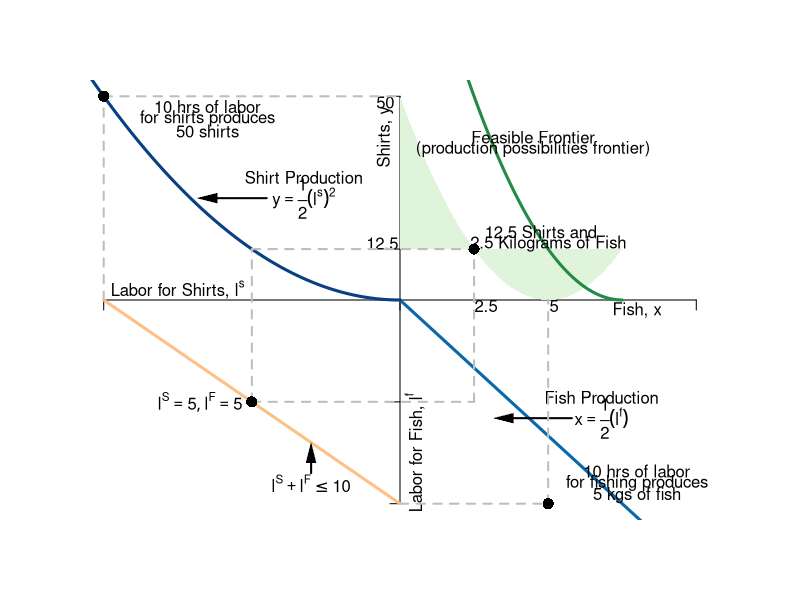

Source code (R):
#Graph Designer: Simon Halliday
#Authors: Bowles, Foley and Halliday
#Title: Coordination, Conflict and Competition: A Text in Microeconomics

require(shape)
pdf(file = "specprodexch/ppf_eos2.pdf", width = 9, height = 9)

#Set parameters for graphics
axislabelsize <- 1
graphlinewidth <- 3
segmentlinewidth <- 2

COL <- c("#7fc97f", "#beaed4", "#fdc086", "#ffff99", "#386cb0", "#f0027f", "#bf5b17", "#666666")
COLA <- c("#e0f3db", "#99d8c9","#66c2a4","#41ae76", "#238b45", "#005824")
COLB <- c("#4eb3d3", "#2b8cbe", "#0868ac","#084081")

#Edited the margins to cater for the larger LHS labels
par(mar =  c(4, 4, 4, 4))

#Change this to make it log of l 

# ppf <- function(l, k = 0.5) {
#   k * (1/l)
# }

ppf <- function(fish, k = 0.1, alpha = 2, maxfish = 5) {
  k * (fish - maxfish)^alpha 
}

fishProd <- function(l, k = 0.5){
  (-k)*l
}

feasibleLabor <- function(l, time = 10){
  -time - l
}

manufactureProd <- function(l, k = 0.1, alpha = 2){
  k * (-l)^alpha
}

xlims <- c(-10, 10)
ylims <- c(-10, 10)

npts <- 501 
x <- seq(xlims[1], xlims[2], length.out = npts)
y <- seq(ylims[1], ylims[2], length.out = npts) 
a <- c(13, 15, 17)

plot(0, 0, xlim = xlims, ylim = ylims, type = "n",
     xlab = expression(paste("")),
     ylab = expression(paste("")), 
     xaxt = "n", 
     yaxt = "n", 
     cex.lab = axislabelsize, 
     bty = "n"
)

ticksy <- c(ylims[1], -5, 0, 2.5, ylims[2])
ylabels <- c(NA, NA, NA, NA, NA)
ticksx <- c(xlims[1], 0, xlims[2])
xlabels <- c(NA, NA, NA)

axis(1, at = ticksx, pos = 0, labels = xlabels)
axis(2, at = ticksy, pos = 0, labels = ylabels, las = 1)

npts <- 500 
xx1 <- seq(0, 7.5, length.out = npts)
xx2 <- seq(0, xlims[2], length.out = npts)
xx3 <- seq(xlims[1], 0, length.out = npts)
xx4 <- seq(-11, 0, length.out = npts)

#Draw the polygon for shading the feasible set
xpoly1 <- seq(from = 0, to = 7.5, length.out = 500)
ypoly1 <- ppf(xpoly1, k = 10/25, alpha = 2, maxfish = 5)
polygon(x = c(xpoly1, rev(xpoly1[1])), y = c(ypoly1, rev(ypoly1)[1]), col=COLA[1], density=NULL, border = NA)

#Draw the graphs
lines(xx1, ppf(xx1, k = 10/25, alpha = 2, maxfish = 7.5), col = COLA[5], lwd = graphlinewidth)
lines(xx2, fishProd(xx2, k = 4/3), col = COLB[3], lwd = graphlinewidth)
lines(xx3, feasibleLabor(xx3, time = 10), col = COL[3], lwd = graphlinewidth)
lines(xx4, manufactureProd(xx4, k = 0.1, alpha = 2), col = COLB[4], lwd = graphlinewidth)

#mtext(expression(paste("Quantity of fish, ", x)), side=1, line = 2.5, cex = axislabelsize)
text(-0.5, 8, expression(paste("Shirts, ", y)), xpd = TRUE, cex = axislabelsize, srt = 90) 
text(8, -0.5, expression(paste("Fish, ", x)), xpd = TRUE, cex = axislabelsize)
text(0.5, -7.5, expression(paste("Labor for Fish, ", l^f)), xpd = TRUE, cex = axislabelsize, srt= 90) 
text(-7.5, 0.5, expression(paste("Labor for Shirts, ", l^s)), xpd = TRUE, cex = axislabelsize)

#Label the points on the axes we want
text(-0.6, 2.8, expression(paste(12.5)), xpd = TRUE, cex = axislabelsize)
text(-0.5, 9.7, expression(paste(50)), xpd = TRUE, cex = axislabelsize)
text(2.9, -0.3, expression(paste(2.5)), xpd = TRUE, cex = axislabelsize)
text(5.2, -0.3, expression(paste(5)), xpd = TRUE, cex = axislabelsize)

#Label the two production functions
#Clothing
text(-3.25, 6, expression(paste("Shirt Production")), xpd = TRUE, cex = axislabelsize)
text(-3.25, 5, expression(paste(y == frac(1,2)(l^s)^2)), xpd = TRUE, cex = axislabelsize)
Arrows(-4.5, 5, -6.5, 5, col = "black", lty = 1, lwd = 2, arr.type = "triangle", arr.lwd = 0.5)

#Fishing
text(6.8, -4.8, expression(paste("Fish Production")), xpd = TRUE, cex = axislabelsize)
text(6.8, -5.8, expression(paste(x == frac(1,2)(l^f))), xpd = TRUE, cex = axislabelsize)
Arrows(5.8, -5.8, 3.5, -5.8, col = "black", lty = 1, lwd = 2, arr.type = "triangle", arr.lwd = 0.5)

#Draw segments for the 50/50 split of time
segments(-5, -5, -5, 2.5, lty = 2, col = "gray", lwd = segmentlinewidth)
segments(-5, -5, 2.5, -5, lty = 2, col = "gray", lwd = segmentlinewidth)
segments(-5, 2.5, 2.5, 2.5, lty = 2, col = "gray", lwd = segmentlinewidth)
segments(2.5, -5, 2.5, 2.5, lty = 2, col = "gray", lwd = segmentlinewidth)

#Annotate Max time on clothes
segments(-10, 0, -10, 10, lty = 2, col = "gray", lwd = segmentlinewidth)
segments(-10, 10, 0, 10, lty = 2, col = "gray", lwd = segmentlinewidth)
text(-6.5, 9.5, expression(paste("10 hrs of labor")))
text(-6.5, 8.9, expression(paste("for shirts produces")))
text(-6.5, 8.3, expression(paste("50 shirts")))
points(-10, 10, pch = 16, col = "black", cex = 1.5)

#Annotate Max time on fishing
segments(0, -10, 5, -10, lty = 2, col = "gray", lwd = segmentlinewidth)
segments(5, -10, 5, 0, lty = 2, col = "gray", lwd = segmentlinewidth)
text(8, -8.4, expression(paste("10 hrs of labor")))
text(8, -9, expression(paste("for fishing produces")))
text(8, -9.6, expression(paste("5 kgs of fish")))
points(5, -10, pch = 16, col = "black", cex = 1.5)

#Annotate point on ppf 
points(2.5, 2.5, pch = 16, col = "black", cex = 1.5)
text(4.75, 3.35, expression(paste("12.5 Shirts and")))
text(5, 2.75, expression(paste("2.5 Kilograms of Fish")))

#Annotate point on labor feasibility frontier
points(-5, -5, pch = 16, col = "black", cex = 1.5)
text(-6.75, -5, expression(paste(list(l^S ==5, l^F == 5) )))

text(-3, -9, expression(paste(l^S + l^F <= 10)))
Arrows(-3, -8.5, -3, -7.5, col = "black", lty = 1, lwd = 2, arr.type = "triangle", arr.lwd = 0.5)

#Label the feasible frontier
text(4.5, 8, expression("Feasible Frontier"))
text(4.5, 7.4, expression("(production possibilities frontier)"))


dev.off()
